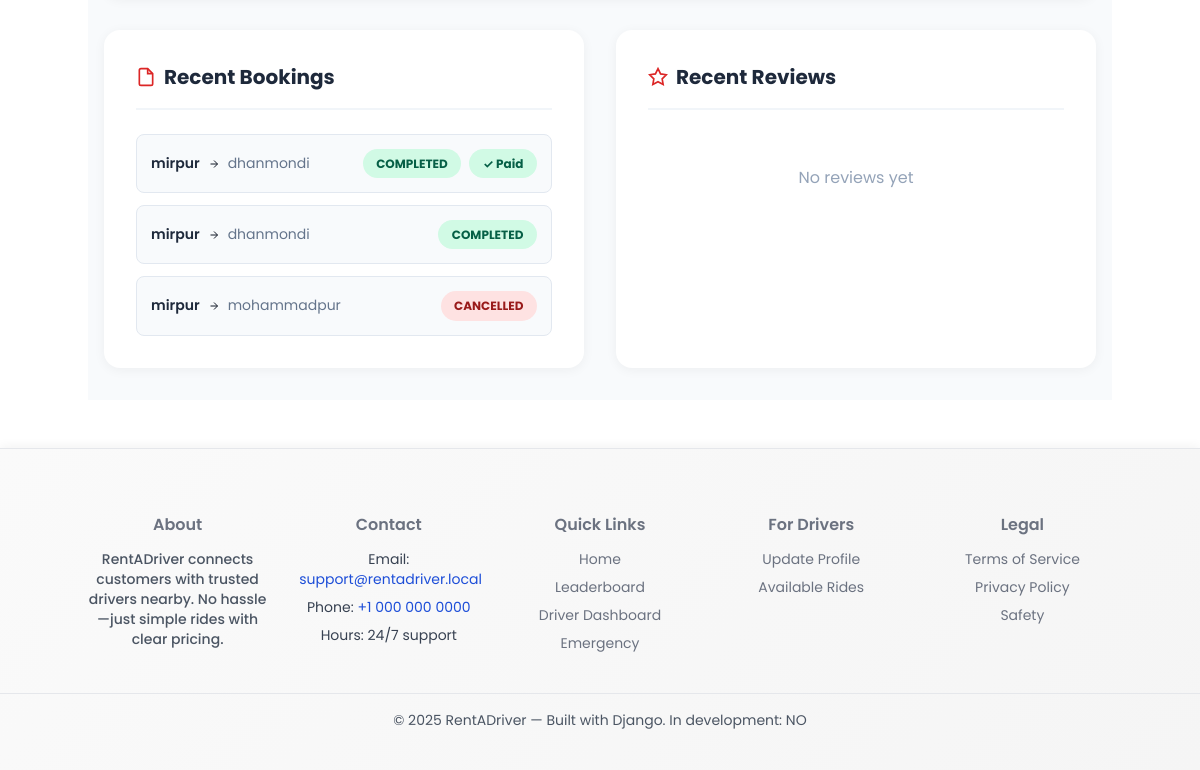
The app's page /bookings/ (signed in, lower part), older data.
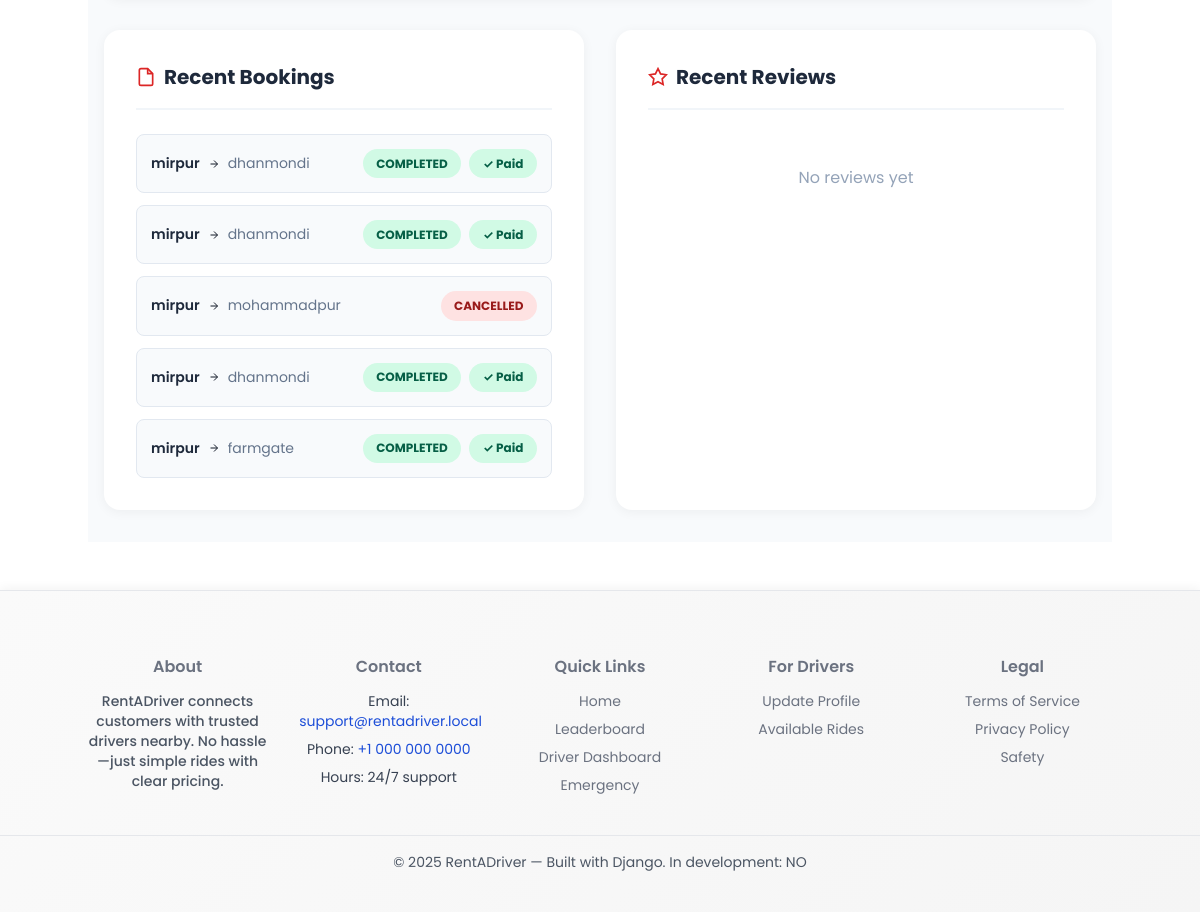
The same page, newer data.
### core/models.py (models this page shows, shortened)
class Booking(models.Model):
    ride_request = models.OneToOneField(RideRequest, on_delete=models.CASCADE, related_name="booking")
    driver = models.ForeignKey(Account, on_delete=models.CASCADE, related_name="bookings")
    confirmed_at = models.DateTimeField(auto_now_add=True)
    status = models.CharField(
        max_length=20,
        choices=[('ongoing', 'Ongoing'), ('completed', 'Completed'), ('cancelled', 'Cancelled')],
        default='ongoing'
    )

class RideRequest(models.Model):
    customer = models.ForeignKey(Account, on_delete=models.CASCADE)
    pickup_location = models.CharField(max_length=200)
    dropoff_location = models.CharField(max_length=200)
    pickup_lat = models.FloatField(null=True, blank=True)
    pickup_lng = models.FloatField(null=True, blank=True)
    dropoff_lat = models.FloatField(null=True, blank=True)
    dropoff_lng = models.FloatField(null=True, blank=True)
    status = models.CharField(max_length=20, default="pending")
    created_at = models.DateTimeField(auto_now_add=True)

### core/views.py (the view)
# urls.py: path("bookings/", views.list_my_bookings, name="list_my_bookings"),
@login_required
def list_my_bookings(request):
    if request.user.role == "driver":
        bookings = Booking.objects.filter(driver=request.user)
    else:
        bookings = Booking.objects.filter(ride_request__customer=request.user)
    return render(request, "driver_dashboard.html", {"bookings": bookings})

### core/templates/driver_dashboard.html (shortened to what this page needs)
{% extends "base.html" %}
{% load static %}
{% block content %}
<section class="driver-dashboard-page">
  <div class="driver-dashboard-container">
    <div class="driver-bottom-grid">
      <div class="driver-section">
        <div class="section-header">
          <h2 class="section-title">
            <svg width="20" height="20" viewBox="0 0 24 24" fill="none" stroke="currentColor" stroke-width="2">
              <path d="M14 2H6a2 2 0 0 0-2 2v16a2 2 0 0 0 2 2h12a2 2 0 0 0 2-2V8z"/>
              <polyline points="14 2 14 8 20 8"/>
            </svg>
            Recent Bookings
          </h2>
        </div>
        <div class="bookings-list">
          {% for b in bookings|slice:":5" %}
            <div class="booking-item">
              <div class="booking-route">
                <span class="booking-from">{{ b.ride_request.pickup_location }}</span>
                <svg width="12" height="12" viewBox="0 0 24 24" fill="none" stroke="currentColor" stroke-width="2">
                  <line x1="5" y1="12" x2="19" y2="12"/>
                  <polyline points="12 5 19 12 12 19"/>
                </svg>
                <span class="booking-to">{{ b.ride_request.dropoff_location }}</span>
              </div>
              <div class="booking-meta">
                <span class="status-badge status-{{ b.status }}">{{ b.status|title }}</span>
                {% if b.payment %}
                  <span class="payment-badge paid">✓ Paid</span>
                {% endif %}
              </div>
            </div>
          {% empty %}
            <p class="empty-text">No bookings yet</p>
          {% endfor %}
        </div>
      </div>
      <div class="driver-section">
        <div class="section-header">
          <h2 class="section-title">
            <svg width="20" height="20" viewBox="0 0 24 24" fill="none" stroke="currentColor" stroke-width="2">
              <polygon points="12 2 15.09 8.26 22 9.27 17 14.14 18.18 21.02 12 17.77 5.82 21.02 7 14.14 2 9.27 8.91 8.26 12 2"/>
            </svg>
            Recent Reviews
          </h2>
        </div>
        <div class="reviews-list">
          {% for rv in reviews|slice:":5" %}
            <div class="review-item">
              <div class="review-rating">
                {% for i in "12345" %}
                  {% if forloop.counter <= rv.rating %}
                    <svg width="16" height="16" viewBox="0 0 24 24" fill="#fbbf24" stroke="#fbbf24" stroke-width="2">
                      <polygon points="12 2 15.09 8.26 22 9.27 17 14.14 18.18 21.02 12 17.77 5.82 21.02 7 14.14 2 9.27 8.91 8.26 12 2"/>
                    </svg>
                  {% else %}
                    <svg width="16" height="16" viewBox="0 0 24 24" fill="none" stroke="#cbd5e1" stroke-width="2">
                      <polygon points="12 2 15.09 8.26 22 9.27 17 14.14 18.18 21.02 12 17.77 5.82 21.02 7 14.14 2 9.27 8.91 8.26 12 2"/>
                    </svg>
                  {% endif %}
                {% endfor %}
              </div>
              <p class="review-feedback">{{ rv.feedback|default:"No feedback provided" }}</p>
              <span class="review-date">{{ rv.created_at|date:"M d, Y" }}</span>
            </div>
          {% empty %}
            <p class="empty-text">No reviews yet</p>
          {% endfor %}
        </div>
      </div>
    </div>
  </div>
</section>
{% endblock %}

Row changes from the older to the newer data that the page shows:
shown differently, row unchanged: Booking (number 2 of 5 on the later page): now shows "✓ Paid"
added Booking: ride_request.pickup_location "mirpur", ride_request.dropoff_location "dhanmondi", status "COMPLETED", shows "✓ Paid"
added Booking: ride_request.pickup_location "mirpur", ride_request.dropoff_location "farmgate", status "COMPLETED", shows "✓ Paid"
